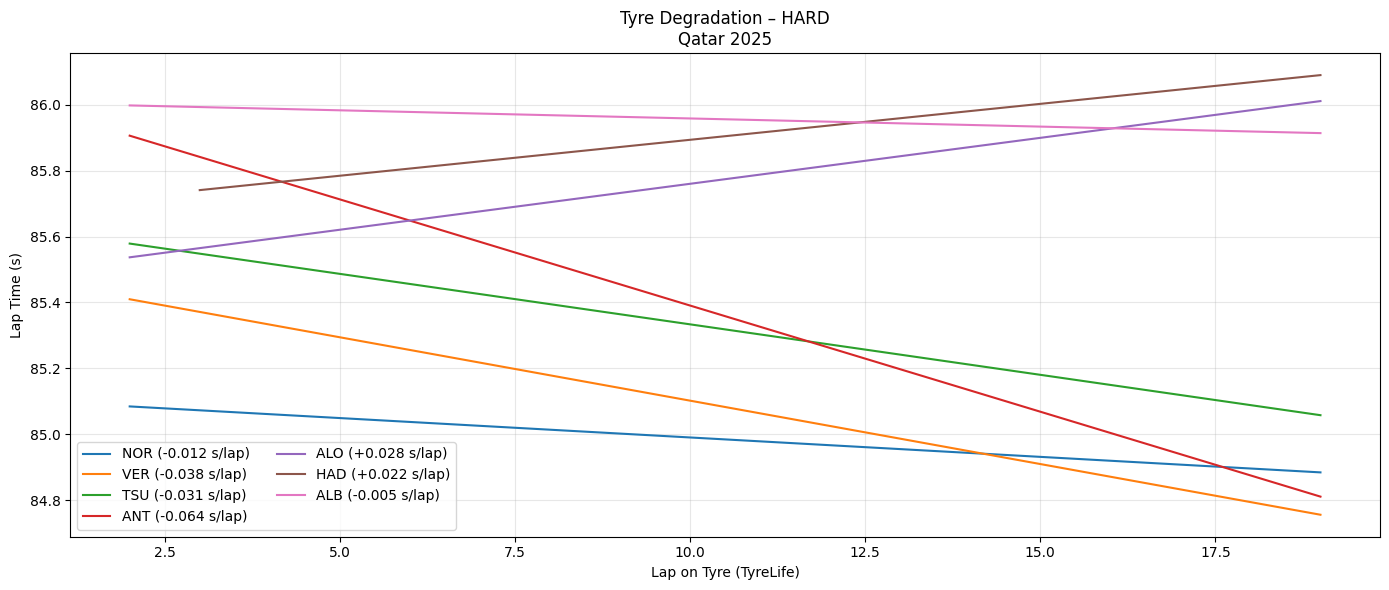

Generate this figure with Python:
import fastf1, os
import pandas as pd
import numpy as np
import matplotlib.pyplot as plt
from pathlib import Path

# ========= CONFIG =========
YEAR = 2025
GP = "Qatar"
SESSION = "S"
COMPOUND = "HARD"      # SOFT / MEDIUM / HARD
TOP_N = 10             # Top N finishers
CACHE_DIR = Path("/content/fastf1_cache")

# ========= CACHE =========
CACHE_DIR.mkdir(parents=True, exist_ok=True)
fastf1.Cache.enable_cache(CACHE_DIR)

# ========= LOAD SESSION =========
session = fastf1.get_session(YEAR, GP, SESSION)
session.load()

laps = session.laps.copy()
laps = laps[laps["IsAccurate"]]

# Convert laptime to seconds
laps["LapTimeSec"] = laps["LapTime"].dt.total_seconds()

# ========= SELECT TOP DRIVERS =========
drivers = (
    session.results
    .sort_values("Position")
    .head(TOP_N)["Abbreviation"]
    .tolist()
)

laps = laps[laps["Driver"].isin(drivers)]

# ========= CLEAN LAPS =========
laps = laps[
    laps["PitInTime"].isna() &
    laps["PitOutTime"].isna() &
    (laps["Compound"] == COMPOUND)
]

# ========= REMOVE OUTLIERS (IQR PER DRIVER PER STINT) =========
clean = []

for (d, stint), dl in laps.groupby(["Driver", "Stint"]):
    if len(dl) < 5:
        continue

    q1, q3 = dl["LapTimeSec"].quantile([0.25, 0.75])
    iqr = q3 - q1

    dl = dl[
        (dl["LapTimeSec"] >= q1 - 1.5 * iqr) &
        (dl["LapTimeSec"] <= q3 + 1.5 * iqr)
    ]

    clean.append(dl)

clean = pd.concat(clean)

# ========= PLOT TYRE DEGRADATION =========
plt.figure(figsize=(14,6))

for d in drivers:
    dl = clean[clean["Driver"] == d]

    # pilih stint terpanjang untuk driver tsb
    if dl.empty:
        continue

    stint_id = (
        dl.groupby("Stint").size().idxmax()
    )

    stint_laps = dl[dl["Stint"] == stint_id]

    if len(stint_laps) < 5:
        continue

    x = stint_laps["TyreLife"]
    y = stint_laps["LapTimeSec"]

    # Linear regression → degradation slope
    z = np.polyfit(x, y, 1)
    y_fit = np.polyval(z, x)

    plt.plot(x, y_fit, label=f"{d} ({z[0]:+.03f} s/lap)")

plt.title(f"Tyre Degradation – {COMPOUND}\n{GP} {YEAR}")
plt.xlabel("Lap on Tyre (TyreLife)")
plt.ylabel("Lap Time (s)")
plt.grid(alpha=0.3)
plt.legend(ncol=2)
plt.tight_layout()
plt.show()
